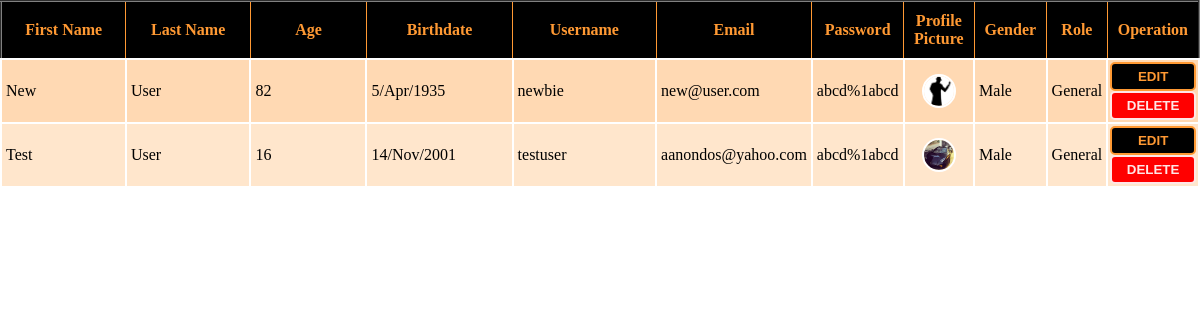
Screenshot of /admin/user.php (signed in) with the database file from the repository.
### tables this page shows
CREATE TABLE `users` (
  `user_id` int(11) NOT NULL,
  `fname` varchar(80) DEFAULT NULL,
  `lname` varchar(80) DEFAULT NULL,
  `age` int(11) DEFAULT NULL,
  `bdate` varchar(11) DEFAULT NULL,
  `username` varchar(120) DEFAULT NULL,
  `email` varchar(50) DEFAULT NULL,
  `password` varchar(100) DEFAULT NULL,
  `pro_pic` varchar(180) DEFAULT NULL,
  `gender` varchar(20) DEFAULT NULL,
  `role` int(11) DEFAULT NULL,
  `del` tinyint(1) DEFAULT '0'
);

CREATE TABLE `user_role` (
  `role_id` int(11) NOT NULL,
  `role_name` varchar(50) DEFAULT NULL
);

### Controllers/login_controller.php (called while the page is built, shortened)
<?php
require_once(get_include_path()."\Projects\aiub project\Models\UserModel.php");
class Login{
    function Login()
    {
        $this->user = new UserModel();
    }
}
 ?>

### Models/Models.php (called while the page is built, shortened)
<?php
class Models{
    public $server;
    public $user;
    public $pass;
    public $db;
    protected $conn;
    function Models($server = "localhost:3306" , $user = "root" , $pass ="" , $db = "is_that_crime")
    {
        $this->server = $server;
        $this->user = $user;
        $this->pass = $pass;
        $this->db = $db;
    }
    private function openConnection()
    {
        $this->conn = new mysqli($this->server , $this->user , $this->pass , $this->db);
        if($this->conn->connect_error)
        {
            $this->errorMessage($this->conn->connect_error);
            return false;
        }
        else
            return true;
    }
    function executeQuery($query)
    {
        if($this->openConnection())
        {
            if($this->result = $this->conn->query($query))
            {
                if($this->result->num_rows > 0)
                {
                    return $this->result;
                }
                else
                {
                    $this->closeConnection();
                    return false;
                }
            }
            else
            {
                $this->errorMessage($this->conn->error);
                return false;
            }
        }
        else
        {
            $this->errorMessage($this->conn->error);
            return false;
        }
    }
}
?>

### Models/UserModel.php (called while the page is built, shortened)
<?php
require_once('Models.php');
class UserModel extends Models{
    function getAllUsersExcept($id)
    {
        $result = $this->executeQuery("select * from users where del = false and user_id != $id");
        if($result->num_rows > 0)
            return $result;
        else
            return false;
    }
    function getRoleName($role)
    {
        $role_name = $this->executeQuery("select role_name from user_role where role_id = $role");
        $role_name = $role_name->fetch_assoc();
        $role_name = $role_name["role_name"];
        return $role_name;
    }
}
 ?>

### Controllers/AdminController.php (called while the page is built, shortened)
<?php
require_once(get_include_path()."\Projects\aiub project\Models\UserModel.php");
require_once(get_include_path()."\Projects\aiub project\Controllers\login_controller.php");
class AdminController extends Login{
	function getRoleName($role)
	{
		return $this->user->getRoleName($role);
	}
	function getAllUsersExcept($id)
	{
		return $this->user->getAllUsersExcept($id);
	}
}
?>

### admin/user.php (the view, shortened to what this page needs)
<html>
<head>
    <link rel="stylesheet" type="text/css" href="http://localhost:<?php echo  $_SERVER["SERVER_PORT"];?>/Projects/aiub%20project/css/admin_user_style.css">
    <?php
    require_once(get_include_path()."\Projects\aiub project\Controllers\AdminController.php");
    $admincontrol = new AdminController();
    ?>
</head>
<body>
<div>
   <?php
    $users = $admincontrol->getAllUsersExcept($_SESSION["user_id"]);
    echo "<table border = '2'>";
    echo "<tr>
            <th>First Name</th>
            <th>Last Name</th>
            <th>Age</th>
            <th>Birthdate</th>
            <th>Username</th>
            <th>Email</th>
            <th>Password</th>
            <th>Profile Picture</th>
            <th>Gender</th>
            <th>Role</th>
            <th>Operation</th>
         </tr>";
	while($user = $users->fetch_assoc())
	{
        echo "<tr id='{$user['user_id']}'>
                <td>{$user['fname']}</td>
                <td>{$user['lname']}</td>
                <td>{$user['age']}</td>
                <td>{$user['bdate']}</td>
                <td id='td-username'>{$user['username']}</td>
                <td id='td-email'>{$user['email']}</td>
                <td id='td-password'>{$user['password']}</td>
                <td id='td-pictures'><img class='circled_pro_pic' style='width:30px;height:30px;' src='{$user['pro_pic']}' onerror='return setDefaultPP(this)'/></td>
                <td>{$user['gender']}</td>
                <td>{$admincontrol->getRoleName($user['role'])}</td>
                <td id='operation'><a href = 'user_edit.php?user_id={$user['user_id']}'><button id='edit-button'>EDIT</button></a><button id='delete-button' onclick='rmvUser({$user['user_id']})'>DELETE</button></td>
             </tr>";
	}
	echo "</table>";
   ?>
</div>
</body>
</html>

### css/admin_user_style.css (style rules this page uses)
table { width: 100%; border-collapse: collapse; }
tr:nth-child(odd) { background-color:#ffe6cc; }
tr:nth-child(even) { background-color: #ffd9b3; }
body { margin:0px; padding: 0px; }
th { width:20%; border:2px 1px 0px 1px; border-color:#ff9933; border-style:solid; background-color: black; padding:10px; color:#ff9933; text-align: center; }
td { width:20%; border:2px solid white; padding:8px 4px 8px 4px; text-align:left; text-transform: capitalize; }
#td-pictures { text-transform: none; text-align: center; }
#td-password { text-transform: none; }
#td-email { text-transform: none; }
#td-username { text-transform: none; }
#operation { text-align: center; padding:2px; }
#edit-button { width:100%; height:100%; padding:5px; background-color: black; border:2px solid #ff9933; border-radius: 5px; color:#ff9933; font-weight: bold; }
#delete-button { width:100%; height:100%; padding:5px; background-color:#ff0000; border:2px solid #ffe6e6; border-radius: 5px; color:#ffe6e6; font-weight: bold; }
.circled_pro_pic { border:2px solid white; border-radius:50px; width:40px; height:40px; }

### rows the page displays
users: fname "New", lname "User", age "82", bdate "5/Apr/1935", username "newbie", email "new@user.com", password "abcd%1abcd", shows a picture, gender "Male", role.role_name "General"
users: fname "Test", lname "User", age "16", bdate "14/Nov/2001", username "testuser", email "aanondos@yahoo.com", password "abcd%1abcd", pro_pic (picture), gender "Male", role.role_name "General"
